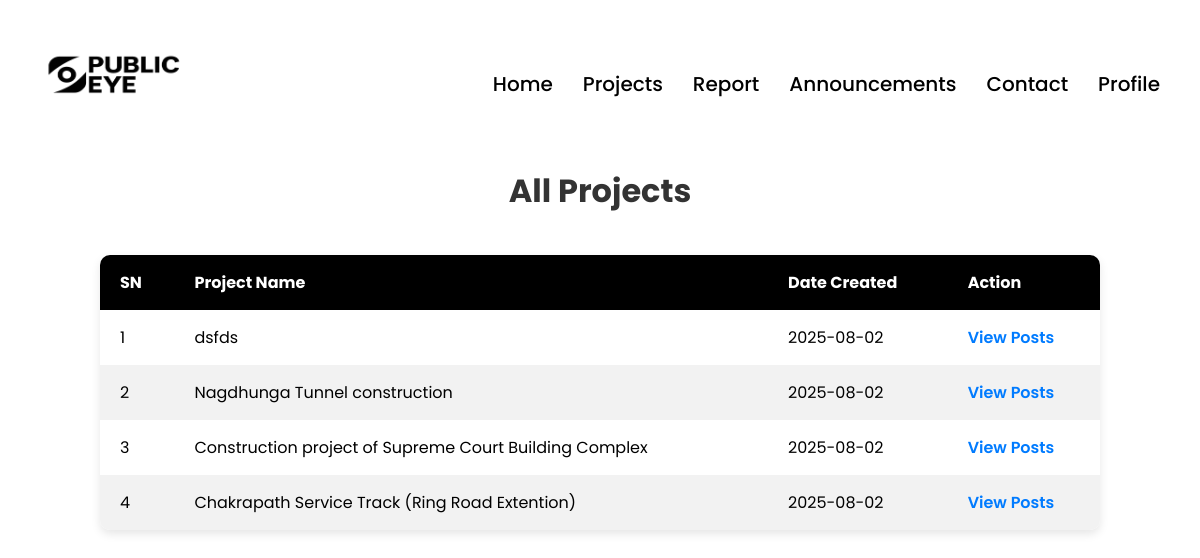
Screenshot of /PublicEye/project.php with the database file from the repository.
### tables this page shows
CREATE TABLE `tender_users` (
  `id` int(11) NOT NULL,
  `project_name` varchar(255) NOT NULL,
  `username` varchar(100) NOT NULL,
  `password` varchar(255) NOT NULL,
  `status` varchar(50) DEFAULT 'Ongoing',
  `form_filled` tinyint(1) DEFAULT 0,
  `picture` varchar(255) DEFAULT NULL,
  `created_at` timestamp NOT NULL DEFAULT current_timestamp()
);

### PublicEye/project.php (the view, shortened to what this page needs)
<?php
include("includes/connect.php");
$query = "SELECT id, project_name, created_at FROM tender_users ORDER BY created_at DESC";
$result = $conn->query($query);
?>
<!DOCTYPE html>
<html lang="en">
<head>
</head>
<body>
  <h1>All Projects</h1>
  <?php if ($result && $result->num_rows > 0): ?>
    <table>
      <thead>
        <tr>
          <th>SN</th>
          <th>Project Name</th>
          <th>Date Created</th>
          <th>Action</th>
        </tr>
      </thead>
      <tbody>
        <?php $sn = 1; while($row = $result->fetch_assoc()): ?>
          <tr>
            <td><?php echo $sn++; ?></td>
            <td><?php echo htmlspecialchars($row['project_name']); ?></td>
            <td><?php echo date("Y-m-d", strtotime($row['created_at'])); ?></td>
            <td>
              <a href="post.php?id=<?php echo $row['id']; ?>">
                View Posts
              </a>
            </td>
          </tr>
        <?php endwhile; ?>
      </tbody>
    </table>
  <?php else: ?>
    <p class="center">No projects found.</p>
  <?php endif; ?>
</body>
</html>

### PublicEye/includes/include.css (style rules this page uses)
* { box-sizing: border-box; margin: 0; padding: 0; }
body { font-family: 'Poppins', sans-serif; }

### PublicEye/project.php (style rules this page uses)
h1 { text-align: center; color: #333; margin-bottom: 40px; }
table { border-collapse: collapse; margin: 0 auto; width: 90%; max-width: 1000px; background-color: #fff; box-shadow: 0 4px 10px rgba(0,0,0,0.1); border-radius: 10px; overflow: hidden; }
thead { background-color: black; color: white; }
th, td { padding: 15px 20px; text-align: left; }
tbody tr:nth-child(even) { background-color: #f2f2f2; }
td a { text-decoration: none; color: #007bff; font-weight: 600; }

### rows the page displays
tender_users: project_name "dsfds", created_at "2025-08-02"
tender_users: project_name "Nagdhunga Tunnel construction", created_at "2025-08-02"
tender_users: project_name "Construction project of Supreme Court Building Complex", created_at "2025-08-02"
tender_users: project_name "Chakrapath Service Track (Ring Road Extention)", created_at "2025-08-02"
